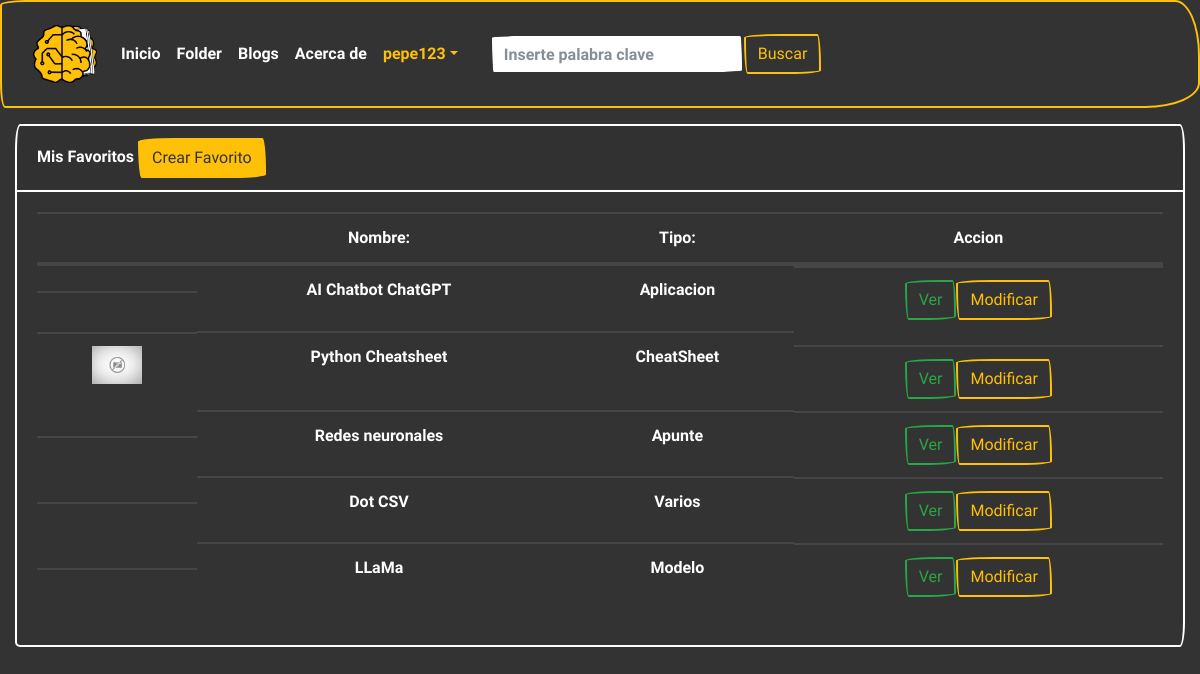
The page /mi_favs/ (signed in) on the database its author committed.
### folder/models.py (models this page shows, shortened)
class Fav(models.Model):
    nombre = models.CharField(max_length=100)
    tipo = models.CharField(
        max_length=20,
        choices=OPCIONES_TIPOS,
        default='Aplicacion'
    )
    descripcion = models.TextField(max_length=1000, default="")
    claves = models.CharField(max_length=100)
    url = models.URLField(max_length=250)
    user = models.ForeignKey(User, on_delete=models.CASCADE)
    imagen = models.URLField(max_length=250, default="")

### folder/views.py (the view)
# urls.py: path('mi_favs/', views.mi_favs, name='mi_favs'),
@login_required
def mi_favs(request):
    favs = Fav.objects.filter(user=request.user)
    return render(request, 'mi_favs.html', {"favs": favs})

### templates/mi_favs.html (shortened to what this page needs)
{% extends "base.html" %}
{% load crispy_forms_tags %}
{% load static %}
{% block contenido %}
<div class="container-fluid">
    <div class="row">
        <div class="col-lg-12">
            {% if favs %}
            <div class="card border-white bg-primary text-white mb-3">
                <div class="card-header">Mis Favoritos <a class="btn btn-warning text-primary"
                        href="{%url 'create_fav'%}">Crear
                        Favorito</a></div>
                <div class="card-body">
                    <table class="table table-fluid table-dark">
                        <thead>
                            <tr>
                                <th class="text-center" scope="col"></th>
                                <th class="text-center" scope="col">Nombre:</th>
                                <th class="text-center" scope="col">Tipo:</th>
                                <th class="text-center" scope="col">Accion</th>
                            </tr>
                        </thead>
                        <tbody>
                            {% for fav in favs %}
                            <tr>
                                <td class="d-flex d-flex justify-content-center">
                                    {% if fav.imagen %}
                                    <img src="{{fav.imagen}}" style="width:50px" alt="">
                                    {% else %}
                                    <img src="{% static 'img/sin_imagen.jpeg' %}" style="width:50px" alt="">
                                    {% endif %}
                                </td>
                                <td class="text-center">{{fav.nombre}}</td>
                                <td class="text-center">{{fav.tipo}}</td>
                                <td class="d-flex justify-content-center ">
                                    <a href="{% url 'detail_fav' fav.id %}" class="btn btn-outline-success">Ver</a>
                                    <a href="{% url 'detail_mifav' fav.id %}"
                                        class="btn btn-outline-warning">Modificar</a>
                                </td>
                            </tr>
                            {% endfor %}
                        </tbody>
                    </table>
                </div>
            </div>
            {% endif %}
        </div>
    </div>
</div>
</div>
{% endblock contenido %}

### templates/base.html (shortened to what this page needs)
<!DOCTYPE html>
<html lang="es">
<head>
    {% load static %}
    <link rel="stylesheet" href="https://cdn.jsdelivr.net/npm/bootswatch@4.5.2/dist/sketchy/bootstrap.min.css"
>
</head>
<body>
    <header>
        <nav class="navbar navbar-expand-lg navbar-dark bg-primary border-warning">
            <div class="container-fluid">
                <a class="navbar-brand" href="{%url 'home'%}"><img style="width:4rem;margin:0px"
                        src="{%static 'img/aifolder.png'%}" alt="" srcset=""></a>
                <div class="collapse navbar-collapse" id="navbarColor01">
                    <ul class="navbar-nav me-auto">
                        <li class="nav-item">
                            <a class="nav-link active" href="{%url 'home'%}">Inicio</a>
                        </li>
                        <li class="nav-item">
                            <a class="nav-link" href="{%url 'explore'%}">Folder</a>
                        </li>
                        <li class="nav-item">
                            <a class="nav-link" href="{%url 'blog'%}">Blogs</a>
                        </li>
                        <li class="nav-item">
                            <a class="nav-link" href="{%url 'about'%}">Acerca de</a>
                        </li>
                        {% if user.is_authenticated %}
                        <li class="nav-item dropdown">
                            <a class="nav-link dropdown-toggle text-warning" data-bs-toggle="dropdown" href="#"
                                role="button" aria-haspopup="true" aria-expanded="false">{{user}}</a>
                        </li>
                        {% endif %}
                    </ul>
                    <form class="d-flex" action="{% url 'search' %}" method="GET">
                        <div class="form">
                            <div class="d-flex m-4">
                                <input type="text" class="form-control" id="claves" name="claves"
                                    placeholder="Inserte palabra clave" required><button
                                    class="btn btn-outline-warning text-secoundary my-2 my-sm-0" type="submit"
                                    class="btn btn-primary">Buscar</button>
                            </div>
                        </div>
                    </form>
                </div>
            </div>
        </nav>
    </header>
    <main>
        <div style="margin-top: 1rem">
            {% block contenido %}
            {% endblock contenido %}
    </main>
</body>
</html>

### templates/base.html (style rules this page uses)
body { margin: 0px; border: 0px; padding: 0px; background: #333333; }

### rows shown on the page
Fav: nombre "AI Chatbot ChatGPT", tipo "Aplicacion"
Fav: nombre "Python Cheatsheet", tipo "CheatSheet"
Fav: nombre "Redes neuronales", tipo "Apunte"
Fav: nombre "Dot CSV", tipo "Varios"
Fav: nombre "LLaMa", tipo "Modelo"

### other values the page prints
{{ user }} "pepe123"
